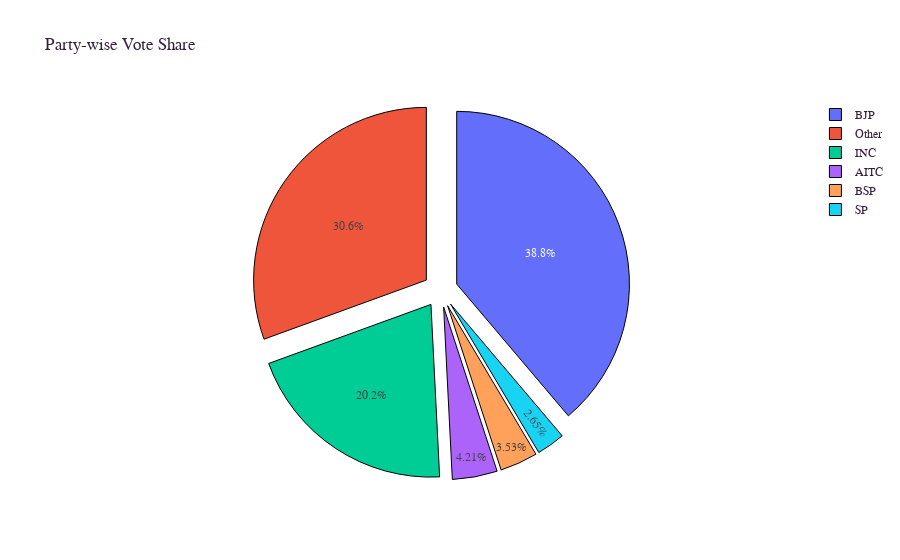

Notebook source saved alongside this figure:
### Markdown cell above
### 5.2 Party-wise vote share

### Code cell
# Create a dataframe with total number of votes won by each party
result = df_NOTA[df_NOTA['WINNER'] == 1].groupby('PARTY')['WINNER'].size()
vote_Share = df_NOTA.groupby('PARTY')['TOTALVOTES'].sum()
vote_Share_df = pd.DataFrame(data=vote_Share, index=vote_Share.index).sort_values(by="TOTALVOTES", ascending=False)
vote_Share_df.reset_index(level=0, inplace=True)

# Sort out the top five parties according to the total number of votes
vote_share_top5 = df_NOTA.groupby('PARTY')['TOTALVOTES'].sum().nlargest(5).index.tolist()

# Create a method to label parties as 'Other' if they are not top five in total number of votes.
def sort_party(data):
    '''
    Method to label parties as 'Other' if they are not top five in total number of votes.
    data: input rows
    '''
    if data['PARTY'] not in vote_share_top5:
        return 'Other'
    else:
        return data['PARTY']

# Calling the method
df_NOTA['Party New'] = df_NOTA.apply(sort_party, axis=1)

# Visualize Party-wise vote share
vote_count = df_NOTA.groupby('Party New')['TOTALVOTES'].sum()
vote_count_fig = go.Figure(go.Pie(labels=vote_count.index, 
                                  values=vote_count.values,
                                  pull=[0.1, 0.1, 0.1, 0.1, 0.1, 0.1],
                                  marker=dict(line=dict(color="#000000", 
                                                        width=1))))
vote_count_fig.update_layout(title_text='Party-wise Vote Share',
                             font_family="Courier New",
                             font_color="#351f39",
                             title_font_family="Courier New",
                             title_font_color="#351f39")
vote_count_fig.show()

### Figure 1 — Plotly figure (JSON) as saved in the notebook; plotly's stock layout.template omitted (floating-point values rounded to 4 significant figures)
{"data": [{"labels": ["AITC", "BJP", "BSP", "INC", "Other", "SP"], "marker": {"line": {"color": "#000000", "width": 1}}, "pull": [0.1, 0.1, 0.1, 0.1, 0.1, 0.1], "type": "pie", "values": [24832104, 228938556, 20808194, 119418722, 180238181, 15616282]}], "layout": {"font": {"color": "#351f39", "family": "Courier New"}, "title": {"font": {"color": "#351f39", "family": "Courier New"}, "text": "Party-wise Vote Share"}}}
